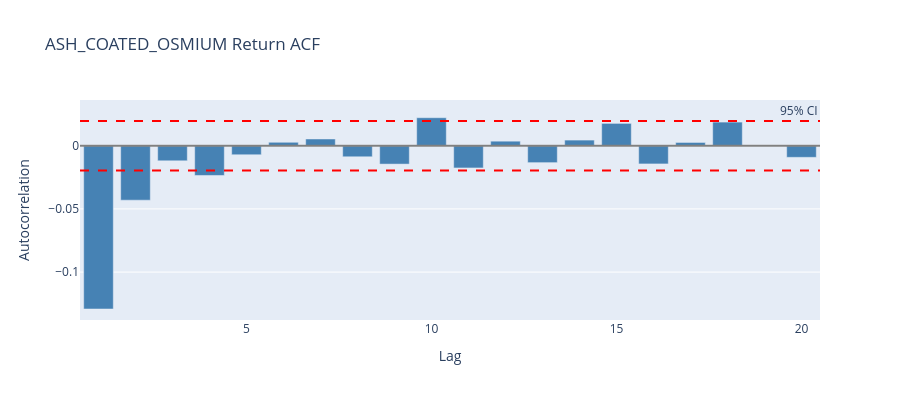

Notebook code cell kept with this figure:
### Markdown cell above
## Step 5: Return Autocorrelation

### Code cell
wm = wall_mid_df.sort('timestamp')['wall_mid'].to_numpy()
acf, ci = return_autocorrelation(wm, max_lag=20)

fig = plot_autocorrelation(acf, ci, title=f'{PRODUCT} Return ACF')
fig.show()

# 解读
print(f'ACF(1) = {acf[0]:.4f}, 95% CI = +/-{ci:.4f}')
if abs(acf[0]) < ci:
    print('-> 不可预测，专注做市')
elif acf[0] < -ci:
    print('-> 短期均值回复，可以逆向交易')
else:
    print('-> 短期动量，taker 有 informed signal')

### Figure 1 — Plotly figure (JSON) as saved in the notebook; plotly's stock layout.template omitted (floating-point values rounded to 4 significant figures)
{"data": [{"marker": {"color": "steelblue"}, "name": "ACF", "type": "bar", "x": [1, 2, 3, 4, 5, 6, 7, 8, 9, 10, 11, 12, 13, 14, 15, 16, 17, 18, 19, 20], "y": [-0.1292, -0.04307, -0.01189, -0.0235, -0.00711, 0.002755, 0.005368, -0.008709, -0.01452, 0.02221, -0.01757, 0.003628, -0.01336, 0.004501, 0.01772, -0.01438, 0.002612, 0.01874, -2.038e-06, -0.009159]}], "layout": {"annotations": [{"showarrow": false, "text": "95% CI", "x": 1, "xanchor": "right", "xref": "x domain", "y": 0.0196, "yanchor": "bottom", "yref": "y"}], "height": 400, "shapes": [{"line": {"color": "red", "dash": "dash"}, "type": "line", "x0": 0, "x1": 1, "xref": "x domain", "y0": 0.0196, "y1": 0.0196, "yref": "y"}, {"line": {"color": "red", "dash": "dash"}, "type": "line", "x0": 0, "x1": 1, "xref": "x domain", "y0": -0.0196, "y1": -0.0196, "yref": "y"}, {"line": {"color": "gray"}, "type": "line", "x0": 0, "x1": 1, "xref": "x domain", "y0": 0, "y1": 0, "yref": "y"}], "title": {"text": "ASH_COATED_OSMIUM Return ACF"}, "xaxis": {"title": {"text": "Lag"}}, "yaxis": {"title": {"text": "Autocorrelation"}}}}
